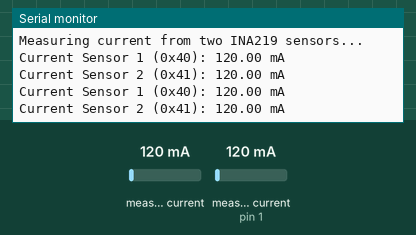
Recording of a sketch running on a simulated Arduino Uno, built with avr-gcc and run on an emulated ATmega328P. Parts: the last lines printed to the serial monitor. The inputs (shaded band) are chosen by the test bench; at power-on: measured current 120 mA, measured current (sensor on pin 1) 120 mA.

Above: at 1.2 s.
1.3 s: measured current (sensor 0) set to 40 mA
At 2.6 s:
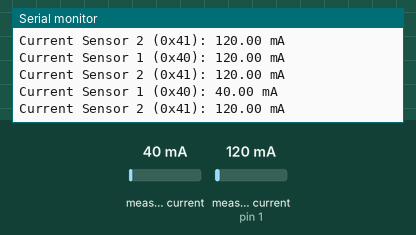
2.8 s: measured current (sensor on pin 1) set to 40 mA
At 3.9 s:
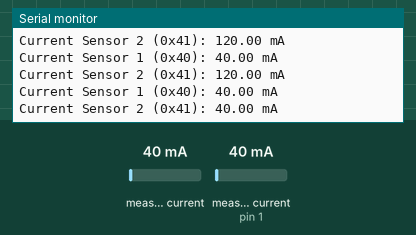
4.3 s: measured current (sensor 0) set to 500 mA
At 5.6 s:
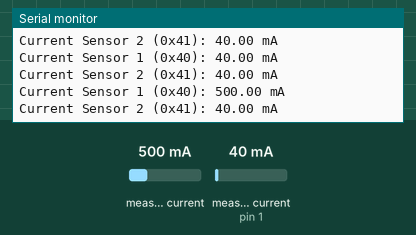
5.8 s: measured current (sensor on pin 1) set to 500 mA
At 6.9 s:
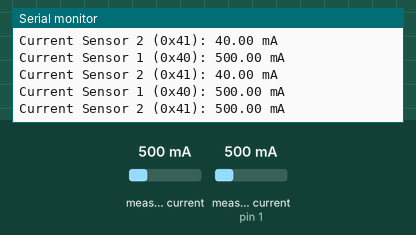
7.3 s: measured current (sensor 0) set to 1000 mA
At 7.3 s:
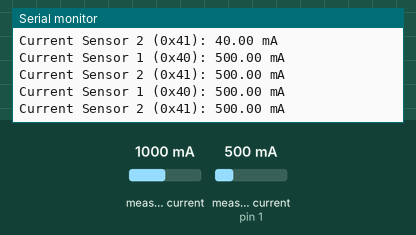
Timing chart, 0 to 10.3 s (numbered marks = the images above; inputs shaded):
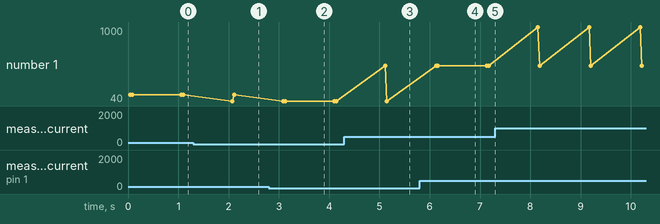

The sketch:

current_measurement.ino
```cpp
#include <Wire.h>
#include <Adafruit_INA219.h>

// Create two INA219 objects with different I2C addresses
Adafruit_INA219 ina219_1(0x40);
Adafruit_INA219 ina219_2(0x41);

void setup(void)
{
  Serial.begin(9600);
  while (!Serial) {
    delay(1);
  }

  // Initialize INA219 at 0x40
  if (!ina219_1.begin()) {
    Serial.println("Failed to find INA219 at address 0x40");
    while (1) {
      delay(10);
    }
  }

  // Initialize INA219 at 0x41
  if (!ina219_2.begin()) {
    Serial.println("Failed to find INA219 at address 0x41");
    while (1) {
      delay(10);
    }
  }

  // Optional: set calibration if you want better resolution
  // ina219_1.setCalibration_32V_1A();
  // ina219_2.setCalibration_32V_1A();

  Serial.println("Measuring current from two INA219 sensors...");
}

void loop(void)
{
  float current1_mA = ina219_1.getCurrent_mA();
  float current2_mA = ina219_2.getCurrent_mA();

  Serial.print("Current Sensor 1 (0x40): ");
  Serial.print(current1_mA);
  Serial.println(" mA");

  Serial.print("Current Sensor 2 (0x41): ");
  Serial.print(current2_mA);
  Serial.println(" mA");

  Serial.println();
  delay(1000);
}
```

Measured:
- after the input at 1.3 s, the serial monitor: prints a new line after 0.78 s (image 1)
- after the input at 2.8 s, the serial monitor: prints a new line after 0.32 s (image 2)
- after the input at 4.3 s, the serial monitor: prints a new line after 0.81 s (image 3)
- after the input at 5.8 s, the serial monitor: prints a new line after 0.36 s (image 4)
